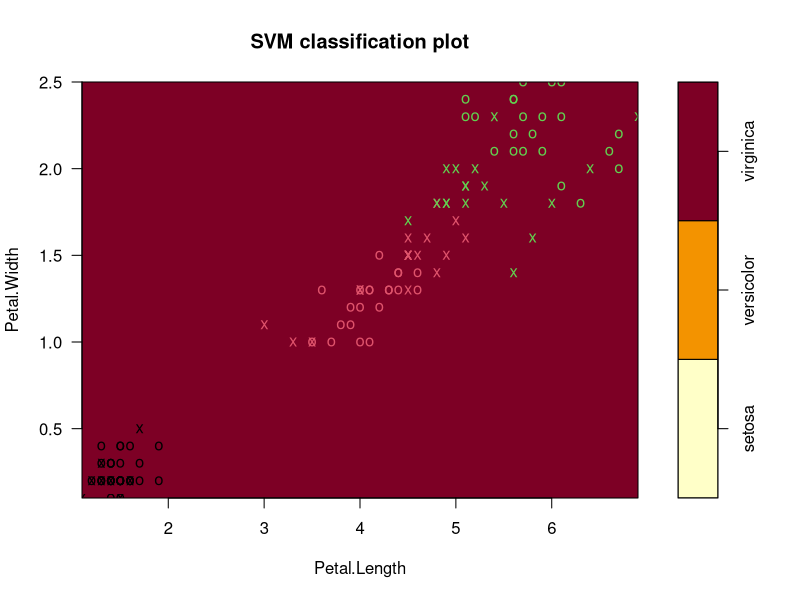

Source code (R):

library(e1071)
library(caret)

data(iris)
head(iris)

#Separar em training y testing
set.seed(123)

filas <- createDataPartition(iris$Species,
                             p = 0.8,
                             list = FALSE)

training_set <- iris[filas, ]
testing_set <- iris[-filas, ]

#Entrenar modelo SVM
modelo <- svm(
  Species ~ .,
  data = training_set,
  type = "C-classification",
  kernel = "radial",
  scale = TRUE
)
#ver modelo
print(modelo)

 #Realizar predicciones con testing set
y_pred <- predict(modelo, testing_set)


#Matriz de confusión
confusionMatrix(y_pred, testing_set$Species)


# Calcular precisión del modelo
accuracy <- mean(y_pred == testing_set$Species)

print(accuracy)

#Crear flor de prueba

flor_prueba <- data.frame(
  Sepal.Length = 5.1,
  Sepal.Width = 3.5,
  Petal.Length = 1.4,
  Petal.Width = 0.2
)

#Predecir especie de la for de prueba
prediccion <- predict(modelo, flor_prueba)

print(prediccion)

# 10. Graficar modelo SVM
plot(modelo, training_set,
     Petal.Width ~ Petal.Length)
